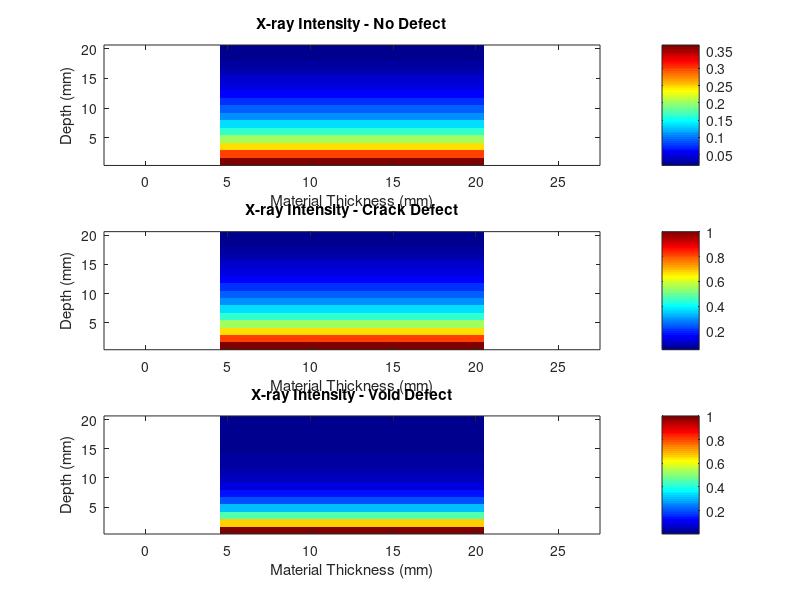
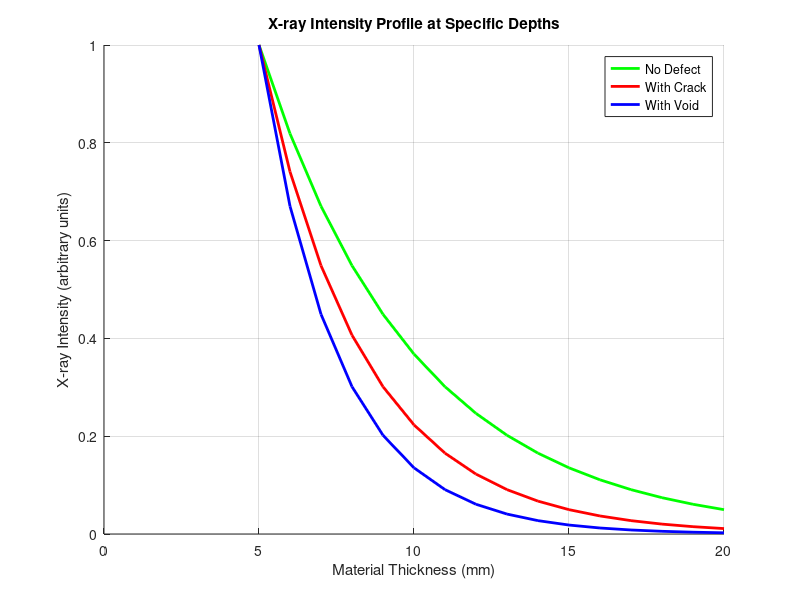
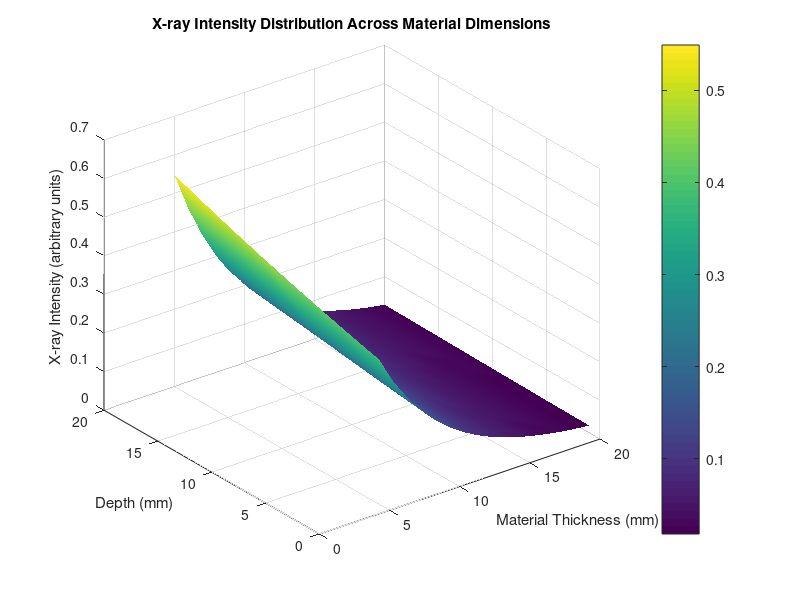

The MATLAB source for these figures, in order:
clc;
clear;
% Radiographic Testing Simulation for Material Thickness and Flaw Detection

% Define material parameters
material_thickness = 5:1:20; % Material thickness range (5 mm to 20 mm)
depth = 1:1:20; % Depth range (1 mm to 20 mm)
attenuation_coefficient = 0.2; % X-ray attenuation coefficient (cm⁻¹ for steel)

% Simulate X-ray intensity for different cases
% No defect
no_defect_intensity = exp(-attenuation_coefficient * material_thickness');
% Crack defect (assumed crack at depth 5 mm)
crack_intensity = exp(-attenuation_coefficient * (material_thickness' - 5));
crack_intensity(material_thickness' < 5) = 1; % No effect for thickness < 5 mm
% Void defect (assumed void at depth 5 mm)
void_intensity = exp(-attenuation_coefficient * (material_thickness' - 5) * 2); % Void effect is stronger

%% 1. X-ray Intensity Heatmaps for Different Flaws (Individual Heatmaps)

% Create separate heatmaps for No Defect, Crack Defect, and Void Defect

% No Defect Intensity Heatmap
figure;
subplot(3,1,1);
imagesc(material_thickness, depth, no_defect_intensity); 
colormap('jet');
colorbar;
xlabel('Material Thickness (mm)');
ylabel('Depth (mm)');
title('X-ray Intensity - No Defect');
axis tight;
set(gca, 'YDir', 'normal'); % Reverse Y-axis to show depth from top to bottom

% Crack Defect Intensity Heatmap
subplot(3,1,2);
imagesc(material_thickness, depth, crack_intensity); 
colormap('jet');
colorbar;
xlabel('Material Thickness (mm)');
ylabel('Depth (mm)');
title('X-ray Intensity - Crack Defect');
axis tight;
set(gca, 'YDir', 'normal');

% Void Defect Intensity Heatmap
subplot(3,1,3);
imagesc(material_thickness, depth, void_intensity); 
colormap('jet');
colorbar;
xlabel('Material Thickness (mm)');
ylabel('Depth (mm)');
title('X-ray Intensity - Void Defect');
axis tight;
set(gca, 'YDir', 'normal');

%% 2. Intensity Profiles at Different Depths (Line Plot)
depths_to_plot = [5, 10, 15]; % Depths to plot X-ray intensity
% Calculate intensity profiles at specific depths
intensity_at_depths_no_defect = exp(-attenuation_coefficient * (material_thickness - depths_to_plot(1)));
intensity_at_depths_crack = exp(-attenuation_coefficient * (material_thickness - depths_to_plot(1)) * 1.5); % Crack effect
intensity_at_depths_void = exp(-attenuation_coefficient * (material_thickness - depths_to_plot(1)) * 2); % Void effect

% Plot intensity profiles at different depths
figure;
hold on;
plot(material_thickness, intensity_at_depths_no_defect, 'g-', 'LineWidth', 2);
plot(material_thickness, intensity_at_depths_crack, 'r-', 'LineWidth', 2);
plot(material_thickness, intensity_at_depths_void, 'b-', 'LineWidth', 2);
hold off;
title('X-ray Intensity Profile at Specific Depths');
xlabel('Material Thickness (mm)');
ylabel('X-ray Intensity (arbitrary units)');
legend('No Defect', 'With Crack', 'With Void');
grid on;

%% 3. Surface Plot of X-ray Intensity Across Material Dimensions (3D Surface)
material_length = 20; % mm
material_width = 20; % mm
[Thickness, Depth] = meshgrid(material_thickness, depth);

% Simulate X-ray attenuation for the 3D model (Crack defect as an example)
intensity = exp(-attenuation_coefficient * (Thickness - Depth * 0.1)); % Simple attenuation model

% 3D Surface plot
figure;
surf(Thickness, Depth, intensity);
xlabel('Material Thickness (mm)');
ylabel('Depth (mm)');
zlabel('X-ray Intensity (arbitrary units)');
title('X-ray Intensity Distribution Across Material Dimensions');
colorbar;
shading interp;

